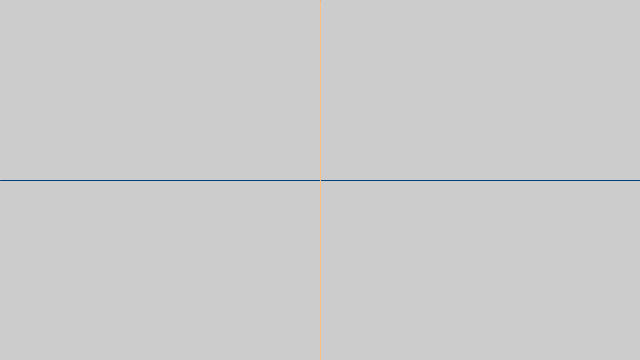
Frame 1 (no input)
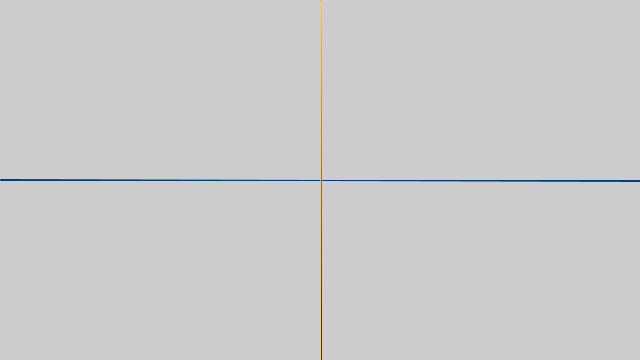
Frame 2 (the mouse pressed at the canvas centre, redrawn once)

The Processing sketch that drew these frames (run headless with seeded random() and noise(); the mouse was pressed at the canvas centre and the sketch redrawn once):

// Processing sketch: poly
// ── poly.pde
float x;
float y;
 
int bounceCount;

void setup() {
  size(640, 360);  // Size should be the first statement
  noLoop();
  
  x = width * 0.5;
  y = height * 0.5;
  
  bounceCount = 1;
 
}

float r = 0;
float g = 127;
float b = 255;

void draw() { 
  float colorVal = 255*(y/height);
  //background(255-colorVal, 255-colorVal, 255-colorVal);
  stroke(colorVal, colorVal, colorVal);
  drawHoriLine();
  drawVertLine();

}

void drawHoriLine() {
  stroke(255-x/width*r,255-x/width*g,255-x/width*b);
  line(0, y, width, y);
  stroke(x/width*r,x/width*g,x/width*b);
  line(0, y, width, height-y);
  y = y - 1; 
  if (y < 0) { 
    y = height;
    updateRGB();
    bounceCount++;
    if(bounceCount%7 == 0) {
      background(r,g,b);
    }
  } 
}

void drawVertLine() {
  stroke(x/width*r,x/width*g,x/width*b);
  line(x, 0, x, width);
  stroke(255-x/width*r,255-x/width*g,255-x/width*b);
  line(x, 0, width-x, width);
    x = x + 1; 
  if (x > width) { 
    x = 0;
    updateRGB();
    bounceCount++;
    if(bounceCount%7 == 0) {
      background(r,g,b);
    }
  } 
}

boolean shouldLoop = false;
void mousePressed() {
  shouldLoop = !shouldLoop;
  if(shouldLoop) {
    loop();
  } else {
    noLoop();
  }
}

void updateRGB() {
  r = (r+random(100))%255;
  g = (g+random(100))%255;
  b = (b+random(100))%255;
  println("r:" + r + ", g:" + g + ", b:" + b);
}
